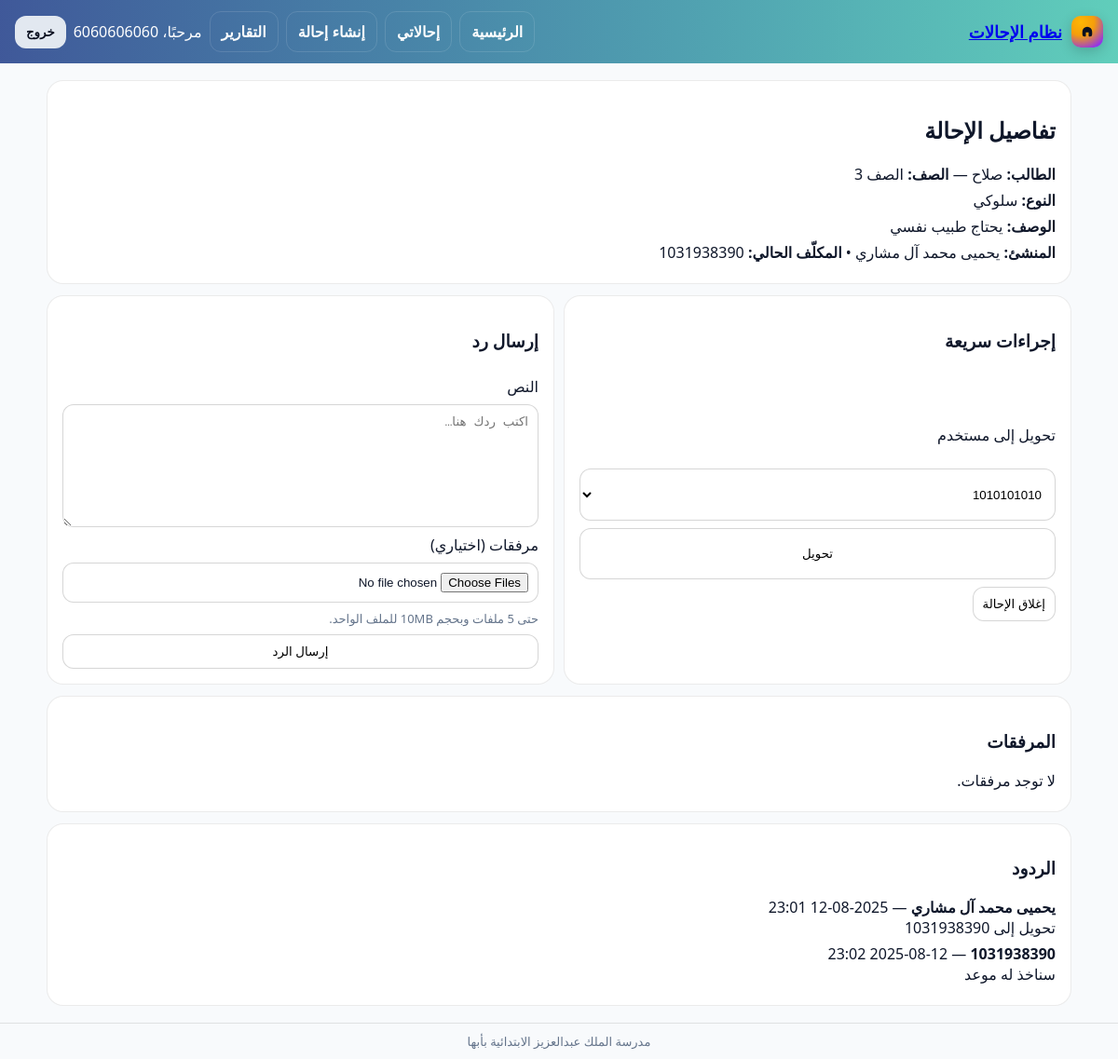
Page /referrals/10/ (signed in) on the earlier database version.
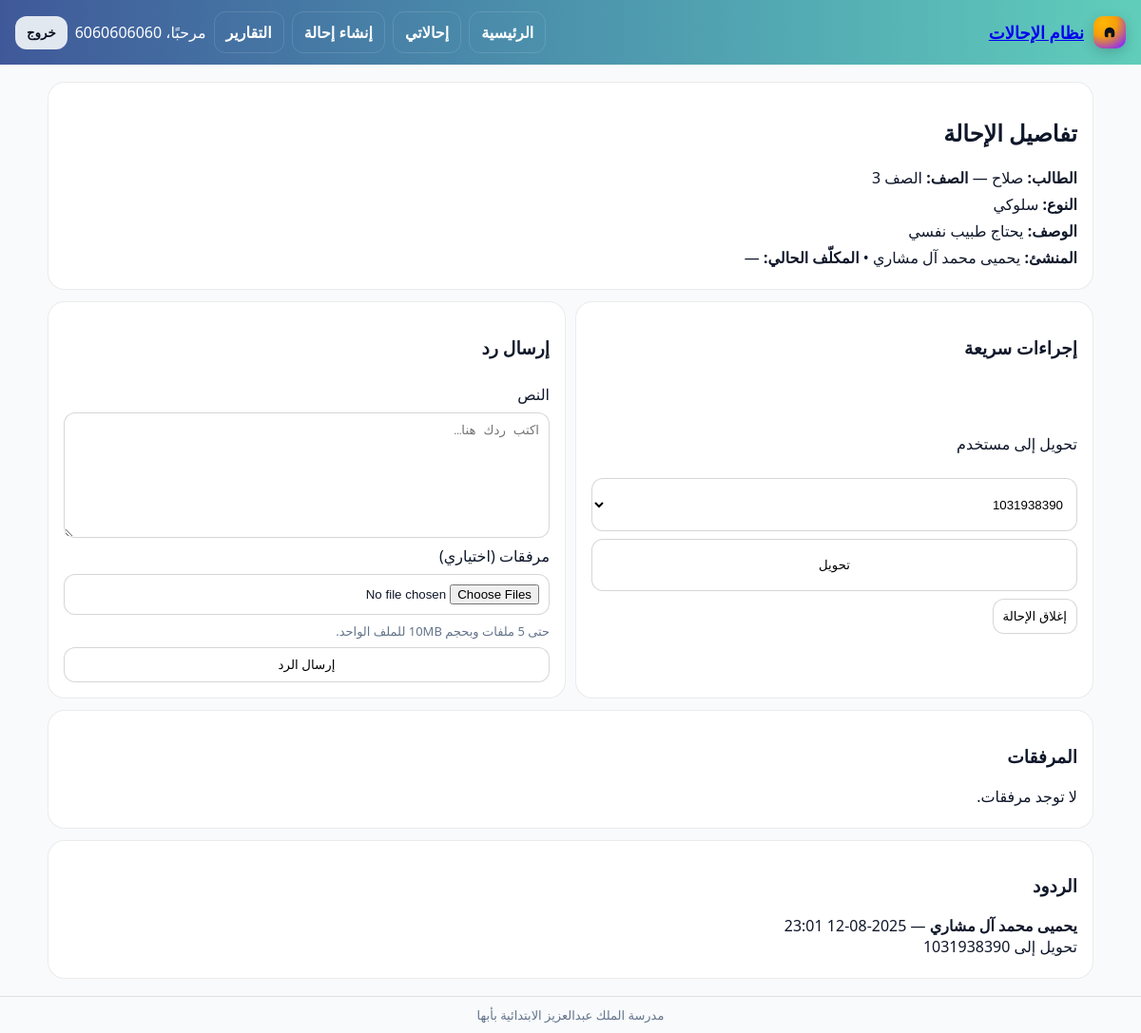
Same page on the later database version.
### referrals/models.py (models this page shows, shortened)
class Referral(models.Model):
    STATUS_CHOICES = [
        ("NEW", "جديدة"),
        ("UNDER_REVIEW", "قيد المراجعة"),
        ("SENT_TO_DEPUTY", "محالة لوكيل"),
        ("CLOSED", "مغلقة"),
    ]
    TYPE_CHOICES = [
        ("behavior", "سلوكي"),
        ("academic", "تحصيلي"),
        ("health", "صحي"),
        ("other", "أخرى"),
    ]
    GRADE_CHOICES = [(str(i), f"الصف {i}") for i in range(1, 13)]
    reference = models.CharField(max_length=20, default=generate_reference, unique=True, editable=False)
    student_name = models.CharField(max_length=120)
    grade = models.CharField(max_length=2, choices=GRADE_CHOICES)
    referral_type = models.CharField(max_length=20, choices=TYPE_CHOICES)
    details = models.TextField()
    status = models.CharField(max_length=20, choices=STATUS_CHOICES, default="NEW")
    created_by = models.ForeignKey(User, on_delete=models.CASCADE, related_name="created_referrals")
    assignee = models.ForeignKey(User, on_delete=models.SET_NULL, null=True, blank=True, related_name="assigned_referrals")
    created_at = models.DateTimeField(auto_now_add=True)
    updated_at = models.DateTimeField(auto_now=True)

class Action(models.Model):
    KIND_CHOICES = [
        ("REPLY", "رد"),
        ("NOTE", "ملاحظة"),
        ("DECISION", "قرار"),
    ]
    referral = models.ForeignKey(Referral, on_delete=models.CASCADE, related_name="actions")
    author = models.ForeignKey(User, on_delete=models.CASCADE)
    kind = models.CharField(max_length=12, choices=KIND_CHOICES, default="REPLY")
    content = models.TextField(blank=True)  # يسمح برد بدون نص إذا فيه ملفات
    created_at = models.DateTimeField(auto_now_add=True)

### accounts/models.py (models this page shows, shortened)
class Profile(models.Model):
    user = models.OneToOneField(User, on_delete=models.CASCADE, related_name="profile")
    full_name = models.CharField("الاسم الثلاثي", max_length=150)
    role = models.CharField("الدور", max_length=50, choices=ROLE_CHOICES)

### referrals/views.py (the view)
# urls.py: path('<int:pk>/', detail_referral, name='detail'),
@login_required
def detail_referral(request, pk: int):
    ref = get_object_or_404(Referral, pk=pk)
    if not _can_view(request.user, ref):
        return HttpResponseForbidden("لا تملك صلاحية عرض هذه الإحالة.")
    assignable = User.objects.filter(is_active=True).exclude(id=request.user.id).order_by("username")
    actions = (
        Action.objects.filter(referral=ref)
        .select_related("author__profile")
        .prefetch_related("files")
        .order_by("created_at")
    )
    return render(
        request,
        "referrals/detail.html",
        {
            "r": ref,
            "assignable": assignable,
            "actions": actions,
        },
    )

### referrals/views.py (called while the page is built)
def _can_view(user, ref: Referral):
    return user.is_staff or user == ref.created_by or (ref.assignee and user == ref.assignee)

### templates/referrals/detail.html (shortened to what this page needs)
{% load static %}
<!doctype html>
<html lang="ar" dir="rtl">
<head>
</head>
<body>
  {% include 'header.html' %}
  <div class="wrap">
    <div class="card">
      <h2>تفاصيل الإحالة</h2>
      <div class="row"><b>الطالب:</b> {{ r.student_name }} — <b>الصف:</b> {{ r.get_grade_display }}</div>
      <div class="row"><b>النوع:</b> {{ r.get_referral_type_display }}</div>
      <div class="row"><b>الوصف:</b> {{ r.details }}</div>
      <div class="row">
        <b>المنشئ:</b>
        {{ r.created_by.profile.full_name|default:r.created_by.username }}
        •
        <b>المكلّف الحالي:</b>
        {% if r.assignee %}
          {{ r.assignee.profile.full_name|default:r.assignee.username }}
        {% else %}
          —
        {% endif %}
      </div>
    </div>
    <div class="grid2" style="margin-top:12px">
      <div class="card stack">
        <h3>إجراءات سريعة</h3>
        <form action="{% url 'referrals:assign' r.pk %}" method="post" class="stack">
          <label for="assignee">تحويل إلى مستخدم</label>
          <select id="assignee" name="assignee" required>
            {% for u in assignable %}
              <option value="{{ u.id }}">{{ u.profile.full_name|default:u.username }}</option>
            {% endfor %}
          </select>
          <button class="btn" type="submit">تحويل</button>
        </form>
        <form action="{% url 'referrals:close' r.pk %}" method="post">
          <button class="btn" type="submit">إغلاق الإحالة</button>
        </form>
      </div>
      <div class="card stack">
        <h3>إرسال رد</h3>
        <form action="{% url 'referrals:reply' r.pk %}" method="post" enctype="multipart/form-data" class="stack">
          <label for="content">النص</label>
          <textarea id="content" name="content" placeholder="اكتب ردك هنا…"></textarea>
          <label for="reply_files">مرفقات (اختياري)</label>
          <input id="reply_files" name="reply_files" type="file" multiple accept=".pdf,.png,.jpg,.jpeg,.doc,.docx">
          <div class="muted">حتى 5 ملفات وبحجم 10MB للملف الواحد.</div>
          <button class="btn" type="submit">إرسال الرد</button>
        </form>
      </div>
    </div>
    <div class="card" style="margin-top:12px">
      <h3>المرفقات</h3>
      {% for f in files %}
        <div class="row"><a href="{{ f.file.url }}" target="_blank">ملف</a> — {{ f.uploaded_at|date:"Y-m-d H:i" }}</div>
      {% empty %}
        <div class="row">لا توجد مرفقات.</div>
      {% endfor %}
    </div>
    <div class="card" style="margin-top:12px">
      <h3>الردود</h3>
      {% for act in actions %}
        <div class="row">
          <b>{{ act.author.profile.full_name|default:act.author.username }}</b> — {{ act.created_at|date:"Y-m-d H:i" }}<br>
          {{ act.content|default:"(بدون نص)" }}
        </div>
      {% empty %}
        <div class="row">لا توجد ردود بعد.</div>
      {% endfor %}
    </div>
  </div>
  {% include 'footer.html' %}
</body>
</html>

### templates/header.html (shortened to what this page needs)
<nav class="hdr-nav" role="navigation" aria-label="الشريط العلوي">
  <div class="hdr-wrap">
    <a class="hdr-brand" href="/" aria-label="الرئيسية">
      <span class="hdr-logo" aria-hidden="true"><svg viewBox="0 0 24 24"><path d="M5 12a7 7 0 1 1 14 0v4a3 3 0 0 1-3 3h-1a1 1 0 0 1-1-1v-5h-4v5a1 1 0 0 1-1 1H8a3 3 0 0 1-3-3v-4z"/></svg></span>
      <span class="hdr-title">نظام الإحالات</span>
    </a>
    <div class="hdr-links">
      <a class="hdr-link" href="/">الرئيسية</a>
      <a class="hdr-link" href="/referrals/">إحالاتي</a>
      <a class="hdr-link" href="/referrals/new/">إنشاء إحالة</a>
      <a class="hdr-link" href="/workflow/reports/">التقارير</a>
      {% if request.user.is_authenticated %}
        <span class="hdr-user">مرحبًا، {{ request.user.username }}</span>
        <form action="{% url 'accounts:logout' %}" method="post" class="hdr-logout-form">
          <button type="submit" class="hdr-link hdr-logout" aria-label="تسجيل الخروج">خروج</button>
        </form>
      {% else %}
        <a class="hdr-link" href="{% url 'accounts:login' %}">تسجيل الدخول</a>
        <a class="hdr-link hdr-cta" href="{% url 'accounts:register' %}">إنشاء حساب</a>
      {% endif %}
    </div>
  </div>
</nav>

### templates/footer.html (shortened to what this page needs)
<footer class="mini-footer" role="contentinfo">
  <div class="wrap">مدرسة الملك عبدالعزيز الابتدائية بأبها</div>
</footer>

### templates/referrals/detail.html (style rules this page uses)
:root { --txt:#0f172a;--bg:#f8fafc }
body { margin:0;background:var(--bg);font-family:system-ui,-apple-system,Segoe UI,Roboto,Tajawal,Arial;color:var(--txt) }
.wrap { max-width:1100px;margin:auto;padding:18px 16px }
.card { background:#fff;border:1px solid rgba(0,0,0,.08);border-radius:18px;padding:16px }
.row { margin:6px 0 }
select,input,textarea,button { padding:10px;border:1px solid rgba(0,0,0,.16);border-radius:12px;background:#fff }
textarea { min-height:110px;resize:vertical }
.btn { cursor:pointer }
.stack { display:grid;gap:8px }
.grid2 { display:grid;gap:10px;grid-template-columns:1fr; }
@media (min-width:900px) { .grid2 { grid-template-columns:1fr 1fr; } }
.muted { color:#64748b;font-size:13px }

### templates/header.html (style rules this page uses)
.hdr-nav { --brand:#1f3c88;--brand-2:#2ebfa5;--accent:#ffb703;--txt:#0b1020;background: linear-gradient(90deg, color-mix(in srgb,var(--brand) 85%,#0000 15%), color-mix(in srgb,var(--brand-2) 75%,#0000 25%));color:#fff;position:sticky;top:0;z-index:50 }
.hdr-wrap { max-width:1200px;margin:auto;display:flex;align-items:center;justify-content:space-between;gap:16px;padding:12px 16px }
.hdr-brand { display:flex;align-items:center;gap:10px;font-weight:800 }
.hdr-logo { width:34px;height:34px;border-radius:10px;display:grid;place-items:center;background:radial-gradient(120% 120% at 30% 20%, var(--accent) 0%, #f59e0b 35%, #9333ea 75%);box-shadow:0 4px 14px rgba(0,0,0,.18) }
.hdr-logo svg { width:18px;height:18px;fill:#0b1020 }
.hdr-title { font-size:18px }
.hdr-links { display:flex;align-items:center;gap:8px }
.hdr-link { padding:10px 12px;border-radius:12px;text-decoration:none;color:#fff;font-weight:600;border:1px solid rgba(255,255,255,.12);background:transparent;cursor:pointer }
.hdr-user { display:flex;align-items:center;gap:8px }
.hdr-logout { background:#e2e8f0;color:#0b1020;border:none }
.hdr-logout-form { display:inline;margin:0 }

### templates/footer.html (style rules this page uses)
.mini-footer { background:#f8fafc;border-top:1px solid rgba(0,0,0,.1) }
.mini-footer .wrap { max-width:1200px;margin:auto;padding:10px 16px;text-align:center;color:#64748b;font-size:13px }

Differences in the rows shown:
removed Action: author.profile.full_name "1031938390", created_at "2025-08-12 23:02", content "سناخذ له موعد"
changed Referral "صلاح": assignee.profile.full_name "1031938390" → (not shown)
Other differences:
form field assignee: "1010101010" → "1031938390"
